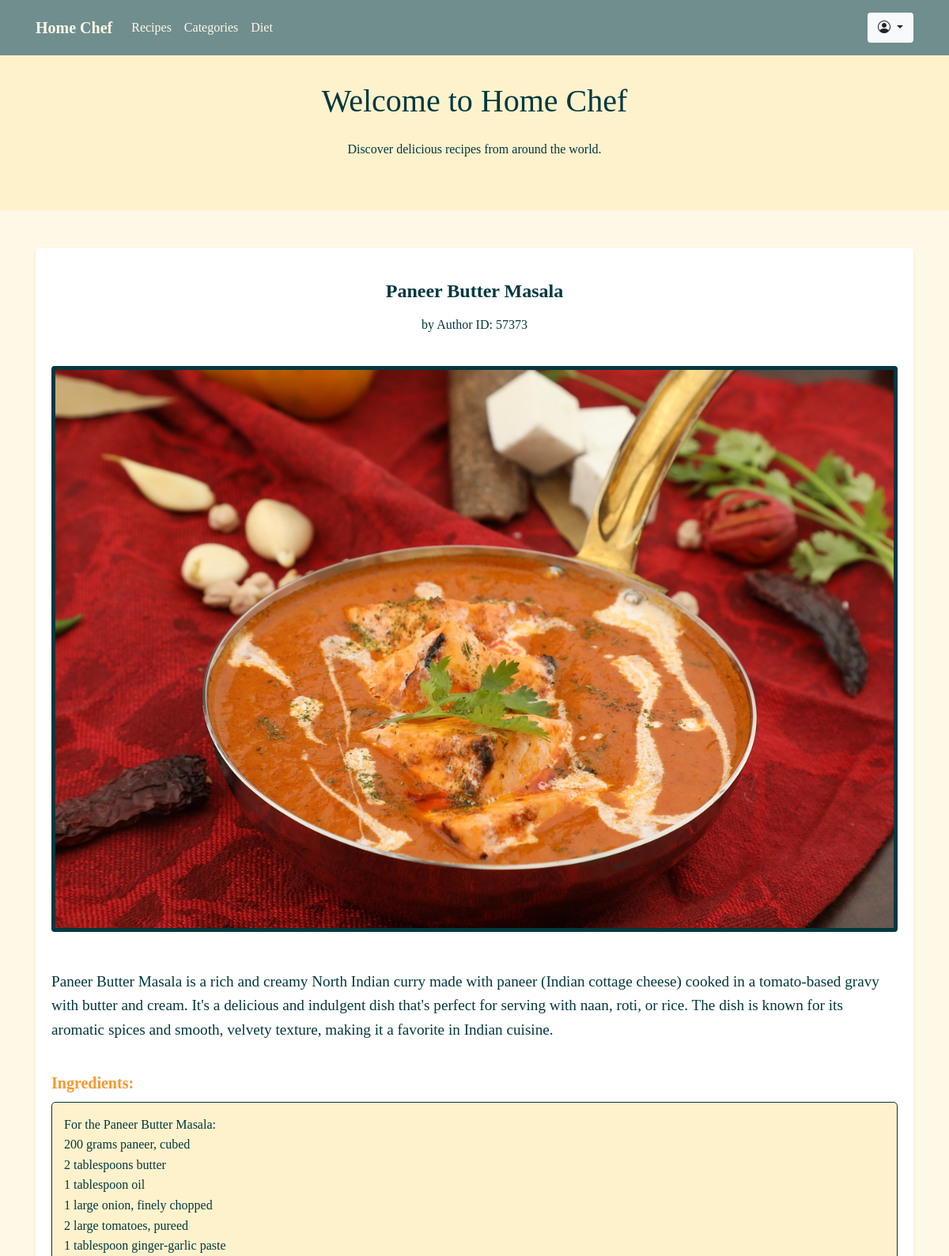
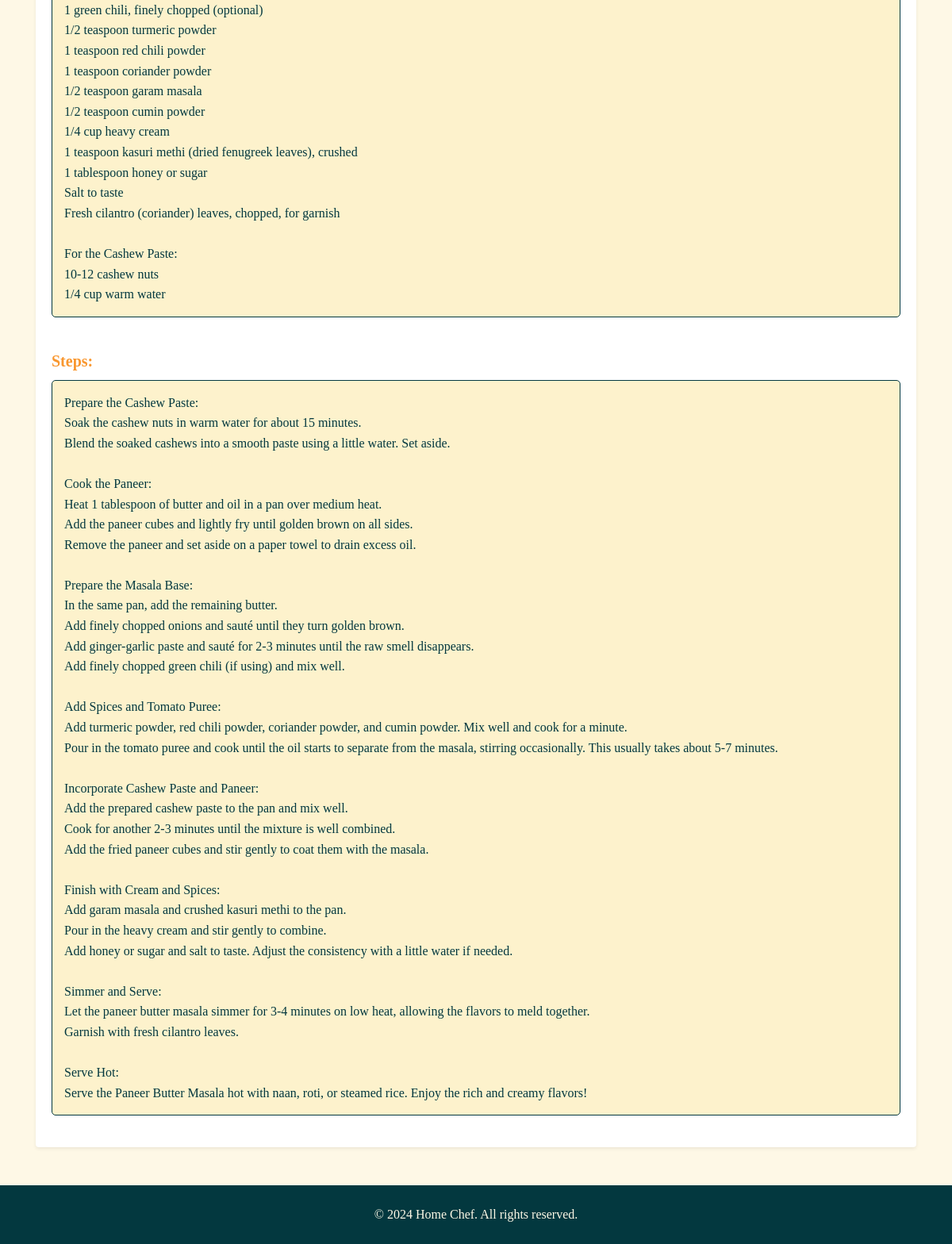
Screenshot of /detail.php?id=6 with the database file from the repository (2 pictures, top to bottom).
### tables this page shows
CREATE TABLE IF NOT EXISTS `recipes` (
  `id` int NOT NULL AUTO_INCREMENT,
  `title` varchar(30) NOT NULL,
  `authorid` varchar(30) NOT NULL,
  `description` longtext NOT NULL,
  `ingredients` longtext NOT NULL,
  `steps` longtext NOT NULL,
  `image` varchar(255) NOT NULL,
  PRIMARY KEY (`id`)
);

### detail.php (the view, shortened to what this page needs)
<?php
include("dbconnect.php");
$id = $_GET["id"];
$qry2 = "SELECT * FROM `recipes` where id = '$id'";
$result2 = mysqli_query($connect, $qry2);
?>
<!DOCTYPE html>
<html lang="en">
<head>
  <link rel="stylesheet" href="https://cdn.jsdelivr.net/npm/bootstrap@4.6.2/dist/css/bootstrap.min.css">
  <link rel="stylesheet" href="https://cdn.jsdelivr.net/npm/bootstrap-icons@1.11.3/font/bootstrap-icons.css">
</head>
<body>
  <nav class="navbar navbar-expand-lg fixed-top">
    <div class="container">
      <a class="navbar-brand" href="home.php">Home Chef</a>
      <div class="collapse navbar-collapse" id="navbarNav">
        <ul class="navbar-nav mr-auto">
          <li class="nav-item">
            <a class="nav-link" href="recipes.html">Recipes</a>
          </li>
          <li class="nav-item">
            <a class="nav-link" href="categories.html">Categories</a>
          </li>
          <li class="nav-item">
            <a class="nav-link" href="diet.html">Diet</a>
          </li>
        </ul>
        <span class="navbar-text">
          <div class="dropdown">
            <button type="button" class="btn dropdown-toggle bg-light" data-toggle="dropdown">
              <i class="bi bi-person-circle"></i>
            </button>
          </div>
        </span>
      </div>
    </div>
  </nav>
  <header class="text-center py-5">
    <div class="container">
      <h1 class="mb-4">Welcome to Home Chef</h1>
      <p>Discover delicious recipes from around the world.</p>
    </div>
  </header>
  <section class="recipe-section py-5">
    <div class="container">
      <div class="row">
        <?php
        while ($data = mysqli_fetch_assoc($result2)) { ?>
          <div class="col-md-12">
            <div class="card shadow-sm border-0 mb-4">
              <div class="card-body">
                <h2 class="card-title text-center"><?php echo htmlspecialchars($data['title']); ?></h2>
                <p class="text-center author-id">by Author ID: <span><?php echo htmlspecialchars($data['authorid']); ?></span></p>
                <img src="images/<?php echo htmlspecialchars($data['image']); ?>" class="img-fluid rounded mx-auto d-block" alt="Recipe Image">
                <p class="description mt-4"><?php echo htmlspecialchars($data['description']); ?></p>
                <h4>Ingredients:</h4>
                <ul class="ingredients">
                  <?php echo nl2br(htmlspecialchars($data['ingredients'])); ?>
                </ul>
                <h4>Steps:</h4>
                <ol class="steps">
                  <?php echo nl2br(htmlspecialchars($data['steps'])); ?>
                </ol>
              </div>
            </div>
          </div>
        <?php } ?>
      </div>
    </div>
  </section>
  <footer class="text-center py-4">
    <div class="container">
      <p>&copy; 2024 Home Chef. All rights reserved.</p>
    </div>
  </footer>
</body>
</html>

### detail.php (style rules this page uses)
body { font-family: Georgia, 'Times New Roman', Times, serif; line-height: 1.6; background-color: #FEF8E6; color: #03383F; padding-top: 56px; }
a { color: #03383F; }
.navbar { background-color: #708E8E; }
.navbar-brand { color: #FEF8E6; font-weight: bold; }
.navbar-nav .nav-link { color: #FEF8E6; }
header { background-color: #FDF2CC; padding: 60px 0; }
header h1 { color: #03383F; }
header p { color: #03383F; }
.recipe-section { background-color: #FEF8E6; padding: 40px 0; }
.recipe-section h2 { color: #03383F; margin-top: 20px; font-size: 1.5rem; font-weight: bold; }
.recipe-section h4 { color: #F9972F; margin-top: 20px; font-size: 1.25rem; font-weight: bold; }
.recipe-section ul, .recipe-section ol { color: #03383F; margin-bottom: 20px; }
.recipe-section ul { list-style-type: square; }
.recipe-section ol { list-style-type: decimal; }
.ingredients, .steps { background-color: #FDF2CC; border: 1px solid #03383F; padding: 15px; border-radius: 5px; }
.img-fluid { border: 5px solid #03383F; margin: 20px 0; }
.card-title { color: #F9972F; font-size: 2rem; font-weight: bold; }
.description { font-size: 1.2rem; margin-top: 20px; color: #03383F; }
footer { background-color: #03383F; color: #FEF8E6; padding: 20px 0; }
footer p { margin: 0; }
.card { height: 100%; }
.card-body { display: flex; flex-direction: column; justify-content: space-between; }

### rows the page displays
recipes: title "Paneer Butter Masala", authorid "57373", image (picture), description "Paneer Butter Masala is a rich and creamy North Indian curry made with paneer (Indian cottage cheese) cooked in a tomato-based gravy with butter and cream. It's a delicious and indulgent dish that's perfect for serving with naan, roti, or rice. The dish is known for its aromatic spices and smooth, velvety texture, making it a favorite in Indian cuisine.", ingredients "For the Paneer Butter Masala: 200 grams paneer, cubed 2 tablespoons butter 1 tablespoon oil 1 large onion, finely chopped 2 large tomatoes, pureed 1 tablespoon ginger-garlic paste 1 green chili, finely chopped (optional) 1/2 teaspoon turmeric powder 1 teaspoon red chili powder 1 teaspoon coriander powder 1/2 teaspoon garam masala 1/2 teaspoon cumin powder 1/4 cup heavy cream 1 teaspoon kasuri methi (dried fenugreek leaves), crushed 1 tablespoon honey or sugar Salt to taste Fresh cilantro (coriander) leaves, chopped, for garnish For the Cashew Paste: 10-12 cashew nuts 1/4 cup warm water", steps "Prepare the Cashew Paste: Soak the cashew nuts in warm water for about 15 minutes. Blend the soaked cashews into a smooth paste using a little water. Set aside. Cook the Paneer: Heat 1 tablespoon of butter and oil in a pan over medium heat. Add the paneer cubes and lightly fry until golden brown on all sides. Remove the paneer and set aside on a paper towel to drain excess oil. Prepare the Masala Base: In the same pan, add the remaining butter. Add finely chopped onions and sauté until they turn golden brown. Add ginger-garlic paste and sauté for 2-3 minutes until the raw smell disappears. Add finely chopped green chili (if using) and mix well. Add Spices and Tomato Puree: Add turmeric…"
